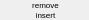
        <widget class="PyDMFrame" name="composite_9">
          <property name="geometry">
            <rect>
              <x>293</x>
              <y>251</y>
              <width>89</width>
              <height>20</height>
            </rect>
          </property>
          <property name="sizePolicy">
            <sizepolicy hsizetype="Ignored" vsizetype="Ignored">
              <horstretch>0</horstretch>
              <verstretch>0</verstretch>
            </sizepolicy>
          </property>
          <layout class="QGridLayout" name="gridLayout_6" columnstretch="18,6,41,8,16" rowstretch="7,1,2,10">
            <property name="leftMargin">
              <number>0</number>
            </property>
            <property name="topMargin">
              <number>0</number>
            </property>
            <property name="rightMargin">
              <number>0</number>
            </property>
            <property name="bottomMargin">
              <number>0</number>
            </property>
            <property name="horizontalSpacing">
              <number>0</number>
            </property>
            <property name="verticalSpacing">
              <number>0</number>
            </property>
            <item row="1" column="3" colspan="2">
              <widget class="PyDMDrawingLine" name="polyline_9">
                <property name="geometry">
                  <rect>
                    <x>65</x>
                    <y>7</y>
                    <width>24</width>
                    <height>1</height>
                  </rect>
                </property>
                <property name="sizePolicy">
                  <sizepolicy hsizetype="Ignored" vsizetype="Ignored">
                    <horstretch>0</horstretch>
                    <verstretch>0</verstretch>
                  </sizepolicy>
                </property>
                <property name="toolTip">
                  <string>polyline_9</string>
                </property>
                <property name="brush" stdset="0">
                  <brush brushstyle="SolidPattern">
                    <color alpha="255">
                      <red>0</red>
                      <green>0</green>
                      <blue>0</blue>
                    </color>
                  </brush>
                </property>
                <property name="penStyle" stdset="0">
                  <enum>Qt::SolidLine</enum>
                </property>
                <property name="penColor" stdset="0">
                  <color>
                    <red>0</red>
                    <green>0</green>
                    <blue>0</blue>
                  </color>
                </property>
                <property name="penWidth" stdset="0">
                  <double>1</double>
                </property>
                <property name="penCapStyle" stdset="0">
                  <enum>Qt::FlatCap</enum>
                </property>
                <property name="penWidth" stdset="0">
                  <double>1</double>
                </property>
                <property name="penStyle" stdset="0">
                  <enum>Qt::SolidLine</enum>
                </property>
                <property name="penColor" stdset="0"/>
                <property name="penCapStyle" stdset="0">
                  <enum>Qt::FlatCap</enum>
                </property>
              </widget>
            </item>
            <item row="1" column="0" colspan="2">
              <widget class="PyDMDrawingLine" name="polyline_10">
                <property name="geometry">
                  <rect>
                    <x>0</x>
                    <y>7</y>
                    <width>24</width>
                    <height>1</height>
                  </rect>
                </property>
                <property name="sizePolicy">
                  <sizepolicy hsizetype="Ignored" vsizetype="Ignored">
                    <horstretch>0</horstretch>
                    <verstretch>0</verstretch>
                  </sizepolicy>
                </property>
                <property name="toolTip">
                  <string>polyline_10</string>
                </property>
                <property name="brush" stdset="0">
                  <brush brushstyle="SolidPattern">
                    <color alpha="255">
                      <red>0</red>
                      <green>0</green>
                      <blue>0</blue>
                    </color>
                  </brush>
                </property>
                <property name="penStyle" stdset="0">
                  <enum>Qt::SolidLine</enum>
                </property>
                <property name="penColor" stdset="0">
                  <color>
                    <red>0</red>
                    <green>0</green>
                    <blue>0</blue>
                  </color>
                </property>
                <property name="penWidth" stdset="0">
                  <double>1</double>
                </property>
                <property name="penCapStyle" stdset="0">
                  <enum>Qt::FlatCap</enum>
                </property>
                <property name="penWidth" stdset="0">
                  <double>1</double>
                </property>
                <property name="penStyle" stdset="0">
                  <enum>Qt::SolidLine</enum>
                </property>
                <property name="penColor" stdset="0"/>
                <property name="penCapStyle" stdset="0">
                  <enum>Qt::FlatCap</enum>
                </property>
              </widget>
            </item>
            <item row="3" column="1" colspan="3">
              <widget class="QLabel" name="text_14">
                <property name="geometry">
                  <rect>
                    <x>18</x>
                    <y>10</y>
                    <width>55</width>
                    <height>10</height>
                  </rect>
                </property>
                <property name="sizePolicy">
                  <sizepolicy hsizetype="Ignored" vsizetype="Ignored">
                    <horstretch>0</horstretch>
                    <verstretch>0</verstretch>
                  </sizepolicy>
                </property>
                <property name="text">
                  <string>insert</string>
                </property>
                <property name="font">
                  <font>
                    <pointsize>6</pointsize>
                  </font>
                </property>
                <property name="brush" stdset="0">
                  <brush brushstyle="SolidPattern">
                    <color alpha="255">
                      <red>0</red>
                      <green>0</green>
                      <blue>0</blue>
                    </color>
                  </brush>
                </property>
                <property name="toolTip">
                  <string>text_14</string>
                </property>
                <property name="alignment">
                  <set>Qt::AlignCenter</set>
                </property>
                <property name="styleSheet">
                  <string notr="true">QLabel#text_14 {
  color: rgb(0, 0, 0);
  }</string>
                </property>
              </widget>
            </item>
            <item row="0" column="1" rowspan="3" colspan="3">
              <widget class="QLabel" name="text_15">
                <property name="geometry">
                  <rect>
                    <x>18</x>
                    <y>0</y>
                    <width>55</width>
                    <height>10</height>
                  </rect>
                </property>
                <property name="sizePolicy">
                  <sizepolicy hsizetype="Ignored" vsizetype="Ignored">
                    <horstretch>0</horstretch>
                    <verstretch>0</verstretch>
                  </sizepolicy>
                </property>
                <property name="text">
                  <string>remove</string>
                </property>
                <property name="font">
                  <font>
                    <pointsize>6</pointsize>
                  </font>
                </property>
                <property name="brush" stdset="0">
                  <brush brushstyle="SolidPattern">
                    <color alpha="255">
                      <red>0</red>
                      <green>0</green>
                      <blue>0</blue>
                    </color>
                  </brush>
                </property>
                <property name="toolTip">
                  <string>text_15</string>
                </property>
                <property name="alignment">
                  <set>Qt::AlignCenter</set>
                </property>
                <property name="styleSheet">
                  <string notr="true">QLabel#text_15 {
  color: rgb(0, 0, 0);
  }</string>
                </property>
              </widget>
            </item>
          </layout>
        </widget>
